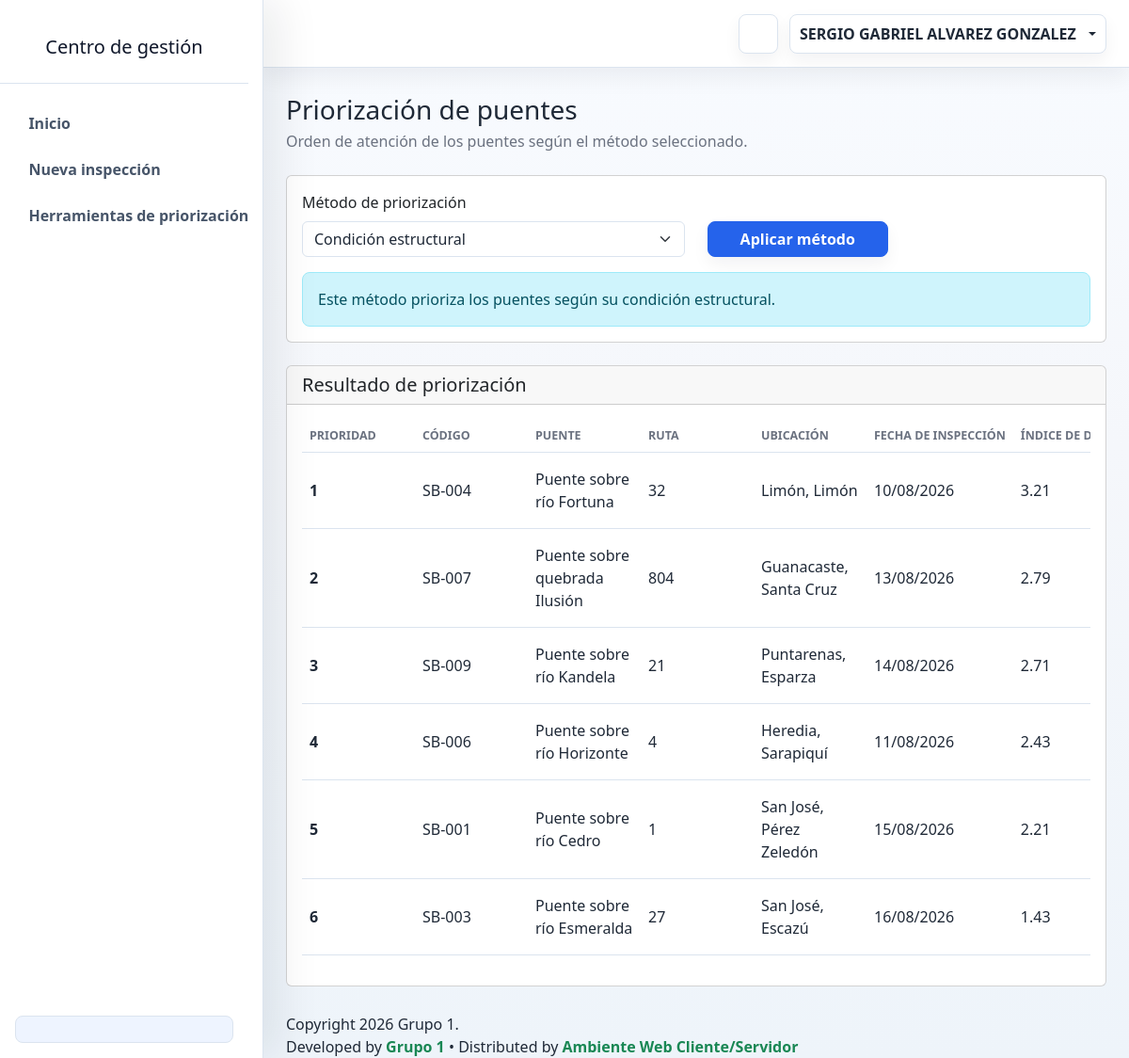
Page /View/vFunciones/HerramientaPriorizacion.php (signed in) on the committed database.
### tables this page shows
CREATE TABLE `tb_inspeccion` (
  `ConsecutivoInspeccion` int(11) NOT NULL AUTO_INCREMENT,
  `CodigoPuente` varchar(20) NOT NULL,
  `ConsecutivoInspector` int(11) NOT NULL,
  `FechaInspeccion` date NOT NULL,
  `ObservacionGeneral` text DEFAULT NULL,
  `DanioAcumulado` int(11) NOT NULL DEFAULT 0,
  `CantidadElementosAplicables` int(11) NOT NULL DEFAULT 0,
  `IndiceDeterioro` decimal(4,2) DEFAULT NULL,
  `CondicionPreliminar` varchar(20) DEFAULT NULL,
  `FechaRegistro` datetime NOT NULL DEFAULT current_timestamp(),
  `Estado` bit(1) NOT NULL DEFAULT b'1',
  PRIMARY KEY (`ConsecutivoInspeccion`),
  KEY `idx_inspeccion_puente` (`CodigoPuente`),
  KEY `idx_inspeccion_inspector` (`ConsecutivoInspector`),
  CONSTRAINT `fk_inspeccion_inspector` FOREIGN KEY (`ConsecutivoInspector`) REFERENCES `tb_usuario` (`Consecutivo`),
  CONSTRAINT `fk_inspeccion_puente` FOREIGN KEY (`CodigoPuente`) REFERENCES `registrarpuente` (`codigo`)
);

CREATE TABLE `registrarpuente` (
  `codigo` varchar(20) NOT NULL,
  `nombre` varchar(100) NOT NULL,
  `numero_ruta` int(11) NOT NULL,
  `clasificacion_ruta` enum('nacional primaria','nacional secundaria','nacional terciaria','cantonal','otra') NOT NULL,
  `provincia` enum('San José','Alajuela','Cartago','Heredia','Guanacaste','Puntarenas','Limón') NOT NULL,
  `canton` varchar(100) NOT NULL,
  `coordenadas` decimal(9,6) NOT NULL,
  `tipo_estructura` enum('vigas','cercha','arco','marco rígido','colgante','atirantado','modular provisional','otra') NOT NULL,
  `material_principal` enum('concreto reforzado','concreto preesforzado','acero','madera','mampostería','mixto') NOT NULL,
  `longitud_total` decimal(10,2) NOT NULL,
  `numero_tramos` int(11) NOT NULL,
  `numero_superestructuras` int(11) NOT NULL,
  `fecha_construccion` date NOT NULL,
  `importancia` enum('puente crítico','puente esencial','puente convencional','otro puente') NOT NULL,
  `servicios_publicos` set('agua potable','alcantarillado','electricidad','telecomunicaciones','tubería de combustible','otros','ninguno') NOT NULL,
  `restriccion_peso` decimal(5,1) DEFAULT NULL,
  `restriccion_altura` decimal(5,2) DEFAULT NULL,
  `imagen` varchar(100) DEFAULT NULL,
  PRIMARY KEY (`codigo`)
);

### View/vFunciones/HerramientaPriorizacion.php (the view, shortened to what the rows shown need)
<?php
include_once $_SERVER['DOCUMENT_ROOT']
    . '/Proyecto_Grupo1/View/LayoutInterno.php';
include_once $_SERVER['DOCUMENT_ROOT']
    . '/Proyecto_Grupo1/Controller/PriorizacionController.php';
$datosPriorizacion =
    ConsultarPriorizacionController();
$puentes =
    isset($datosPriorizacion["puentes"])
    && is_array($datosPriorizacion["puentes"])
        ? $datosPriorizacion["puentes"]
        : array();
?>
<!DOCTYPE html>
<html lang="es">
<body>
    <div class="admin-shell">
        <div class="admin-main">
            <main class="dashboard-content">
                <div class="container-fluid px-3 px-lg-4 py-4">
                    <div class="d-flex justify-content-between align-items-center mb-4">
                        <div>
                            <h1 class="h3 mb-1">
                                Priorización de puentes
                            </h1>
                        </div>
                    </div>
                    <div class="card">
                        <div class="card-body">
                            <?php
                            if (empty($puentes)) {
                            ?>
                                <div class="alert alert-warning mb-0">
                                    No se encontraron puentes con inspecciones
                                    registradas para realizar la priorización.
                                </div>
                            <?php
                            } else {
                            ?>
                                <div class="table-responsive">
                                    <table class="table table-hover align-middle">
                                        <thead>
                                            <tr>
                                                <th>
                                                    Prioridad
                                                </th>
                                                <th>
                                                    Código
                                                </th>
                                                <th>
                                                    Puente
                                                </th>
                                                <th>
                                                    Ruta
                                                </th>
                                                <th>
                                                    Ubicación
                                                </th>
                                                <th>
                                                    Fecha de inspección
                                                </th>
                                                <th>
                                                    Índice de deterioro
                                                </th>
                                            </tr>
                                        </thead>
                                        <tbody>
                                            <?php
                                            $posicion = 1;
                                            foreach ($puentes as $puente) {
                                                $codigo =
                                                    isset($puente["codigo"])
                                                        ? $puente["codigo"]
                                                        : "";
                                                $nombre =
                                                    isset($puente["nombre"])
                                                        ? $puente["nombre"]
                                                        : "";
                                                $numeroRuta =
                                                    isset($puente["numero_ruta"])
                                                        ? $puente["numero_ruta"]
                                                        : "";
                                                $provincia =
                                                    isset($puente["provincia"])
                                                        ? $puente["provincia"]
                                                        : "";
                                                $canton =
                                                    isset($puente["canton"])
                                                        ? $puente["canton"]
                                                        : "";
                                                $fechaInspeccion =
                                                    isset($puente["fecha_inspeccion"])
                                                        ? $puente["fecha_inspeccion"]
                                                        : "";
                                                $indiceDeterioro =
                                                    isset($puente["indice_deterioro"])
                                                        ? (float) $puente["indice_deterioro"]
                                                        : 0;
                                                $fechaFormateada =
                                                    FormatearFechaPriorizacionController(
                                                        $fechaInspeccion
                                                    );
                                            ?>
                                                <tr>
                                                    <td>
                                                        <strong>
                                                            <?php
                                                            echo $posicion;
                                                            ?>
                                                        </strong>
                                                    </td>
                                                    <td>
                                                        <?php
                                                        echo htmlspecialchars(
                                                            $codigo,
                                                            ENT_QUOTES,
                                                            "UTF-8"
                                                        );
                                                        ?>
                                                    </td>
                                                    <td>
                                                        <?php
                                                        echo htmlspecialchars(
                                                            $nombre,
                                                            ENT_QUOTES,
                                                            "UTF-8"
                                                        );
                                                        ?>
                                                    </td>
                                                    <td>
                                                        <?php
                                                        echo htmlspecialchars(
                                                            $numeroRuta,
                                                            ENT_QUOTES,
                                                            "UTF-8"
                                                        );
                                                        ?>
                                                    </td>
                                                    <td>
                                                        <?php
                                                        echo htmlspecialchars(
                                                            $provincia
                                                            . ", "
                                                            . $canton,
                                                            ENT_QUOTES,
                                                            "UTF-8"
                                                        );
                                                        ?>
                                                    </td>
                                                    <td>
                                                        <?php
                                                        echo htmlspecialchars(
                                                            $fechaFormateada,
                                                            ENT_QUOTES,
                                                            "UTF-8"
                                                        );
                                                        ?>
                                                    </td>
                                                    <td>
                                                        <?php
                                                        echo number_format(
                                                            $indiceDeterioro,
                                                            2
                                                        );
                                                        ?>
                                                    </td>
                                                </tr>
                                            <?php
                                                $posicion++;
                                            }
                                            ?>
                                        </tbody>
                                    </table>
                                </div>
                            <?php
                            }
                            ?>
                        </div>
                    </div>
                </div>
            </main>
        </div>
    </div>
</body>
</html>

### rows in the picture
tb_inspeccion: CodigoPuente.codigo "SB-004", CodigoPuente.nombre "Puente sobre río Fortuna", CodigoPuente.numero_ruta "32", CodigoPuente.canton "Limón, Limón", FechaInspeccion "10/08/2026", IndiceDeterioro "3.21"
tb_inspeccion: CodigoPuente.codigo "SB-007", CodigoPuente.nombre "Puente sobre quebrada Ilusión", CodigoPuente.numero_ruta "804", CodigoPuente.canton "Guanacaste, Santa Cruz", FechaInspeccion "13/08/2026", IndiceDeterioro "2.79"
tb_inspeccion: CodigoPuente.codigo "SB-009", CodigoPuente.nombre "Puente sobre río Kandela", CodigoPuente.numero_ruta "21", CodigoPuente.canton "Puntarenas, Esparza", FechaInspeccion "14/08/2026", IndiceDeterioro "2.71"
tb_inspeccion: CodigoPuente.codigo "SB-006", CodigoPuente.nombre "Puente sobre río Horizonte", CodigoPuente.numero_ruta "4", CodigoPuente.canton "Heredia, Sarapiquí", FechaInspeccion "11/08/2026", IndiceDeterioro "2.43"
tb_inspeccion: CodigoPuente.codigo "SB-001", CodigoPuente.nombre "Puente sobre río Cedro", CodigoPuente.numero_ruta "1", CodigoPuente.canton "San José, Pérez Zeledón", FechaInspeccion "15/08/2026", IndiceDeterioro "2.21"
tb_inspeccion: CodigoPuente.codigo "SB-003", CodigoPuente.nombre "Puente sobre río Esmeralda", CodigoPuente.numero_ruta "27", CodigoPuente.canton "San José, Escazú", FechaInspeccion "16/08/2026", IndiceDeterioro "1.43"

### other values in the picture
$nombreUsuario "SERGIO GABRIEL ALVAREZ GONZALEZ"
